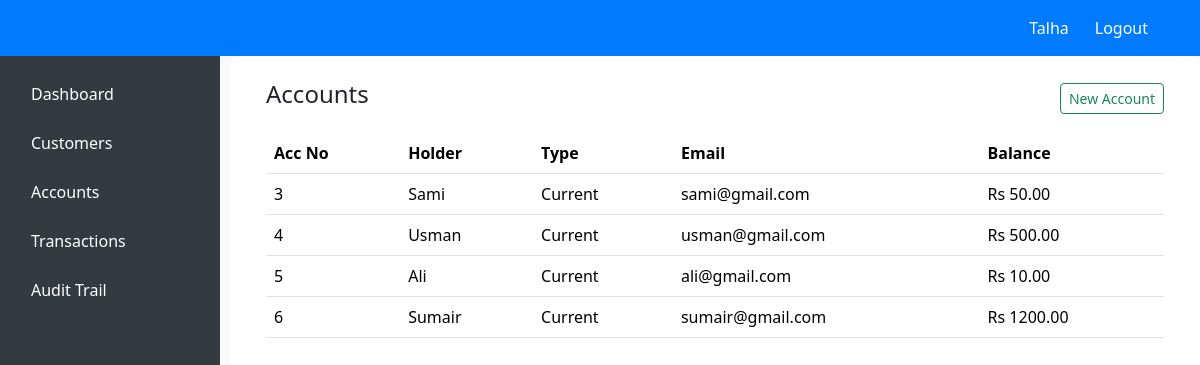
The app's page /bank (signed in) with its own data.
### app.py (models this page shows)
class Account(db.Model):
    __tablename__ = "bank_accounts"
    acc_no = db.Column(db.Integer, primary_key=True)
    cust_id = db.Column(db.Integer, db.ForeignKey("clients.cid"))
    mail = db.Column(db.String(120), nullable=False)
    acc_type = db.Column(db.String(20), nullable=False)
    funds = db.Column(db.Float, default=0.0)
    holder = db.relationship("Customer", backref="accs")

class Customer(db.Model):
    __tablename__ = "clients"
    cid = db.Column(db.Integer, primary_key=True)
    owner = db.Column(db.Integer, db.ForeignKey("users.id"))
    cname = db.Column(db.String(100), nullable=False)
    cnic = db.Column(db.String(20), unique=True, nullable=False)
    phone = db.Column(db.String(20), nullable=False)

### app.py (the view)
@app.route("/bank")
@login_required
def accounts():
    uid = session["user_id"]
    acc = Account.query.join(Customer).filter(Customer.owner == uid).all()
    cust = Customer.query.filter_by(owner=uid).all()
    return render_template("account.html", accounts=acc, customers=cust)

### app.py (called while the page is built)
def login_required(view):
    @wraps(view)
    def secured(*args, **kwargs):
        if "user_id" not in session:
            return redirect("/login")
        return view(*args, **kwargs)
    return secured

### Templates/account.html (shortened to what this page needs)
{% extends 'base.html' %}
{% block content %}
<div class="d-flex justify-content-between align-items-center mb-3">
<h4>Accounts</h4>
<button class="btn btn-sm btn-outline-success" data-bs-toggle="modal" data-bs-target="#addAccount">New Account</button>
</div>
<table class="table table-hover">
<thead><tr><th>Acc No</th><th>Holder</th><th>Type</th><th>Email</th><th>Balance</th></tr></thead>
<tbody>
{% for a in accounts %}
<tr>
<td>{{ a.acc_no }}</td>
<td>{{ a.holder.cname }}</td>
<td>{{ a.acc_type }}</td>
<td>{{ a.mail }}</td>
<td>Rs {{ '%.2f'|format(a.funds) }}</td>
</tr>
{% else %}
<tr><td colspan="5" class="text-muted">No accounts yet</td></tr>
{% endfor %}
</tbody>
</table>
{% endblock %}

### Templates/base.html (style rules this page uses)
body { font-family: 'Segoe UI', Tahoma, Geneva, Verdana, sans-serif; background-color: #f8f9fa; margin: 0; padding: 0; }

### records on screen
Account: acc_no "3", holder.cname "Sami", acc_type "Current", mail "sami@gmail.com", funds "50.00"
Account: acc_no "4", holder.cname "Usman", acc_type "Current", mail "usman@gmail.com", funds "500.00"
Account: acc_no "5", holder.cname "Ali", acc_type "Current", mail "ali@gmail.com", funds "10.00"
Account: acc_no "6", holder.cname "Sumair", acc_type "Current", mail "sumair@gmail.com", funds "1200.00"

### other values on screen
{{ session.username }} "Talha"
